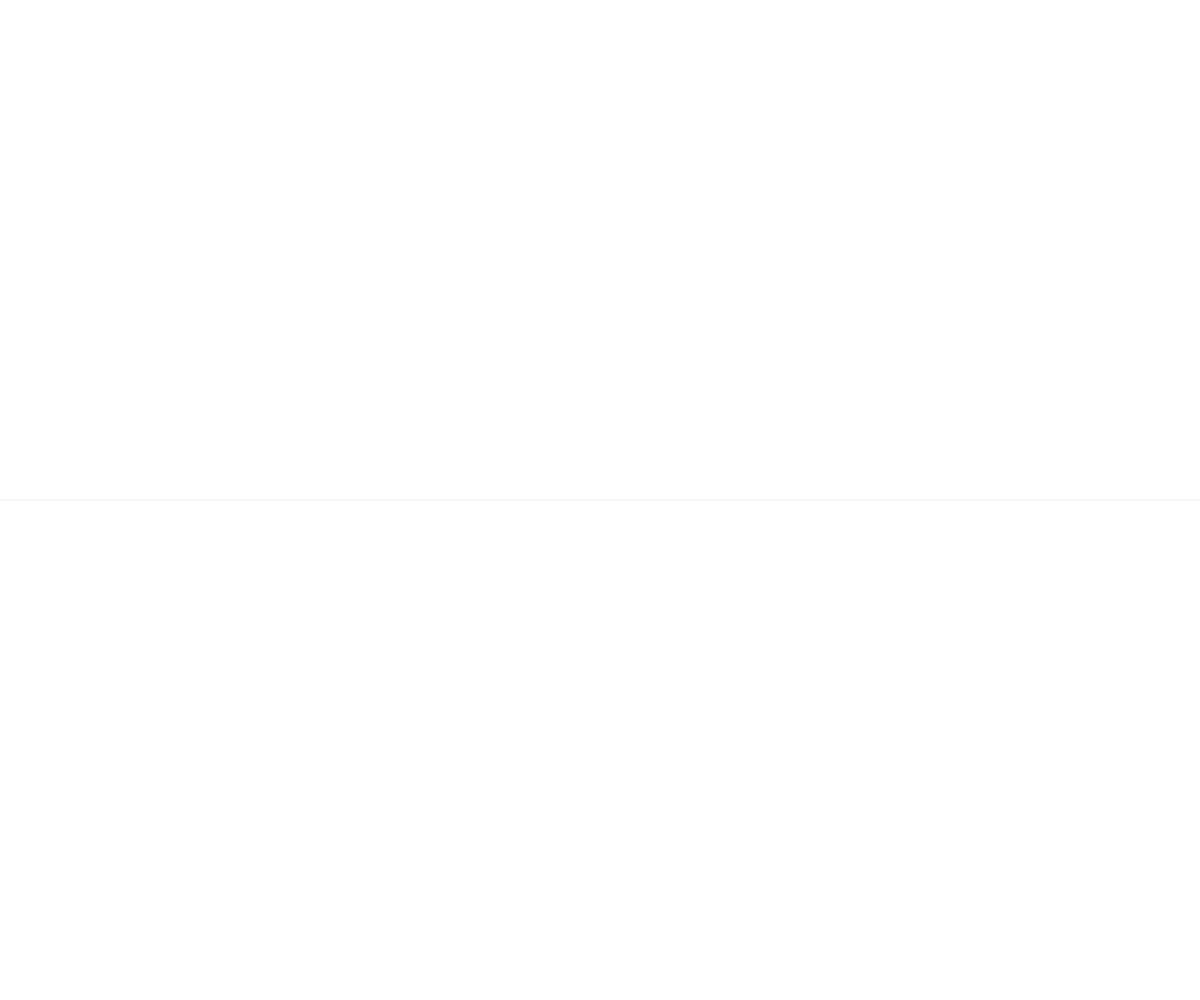
Frame 1 (no input)
Frame 60 (no input): identical to frame 1, image omitted
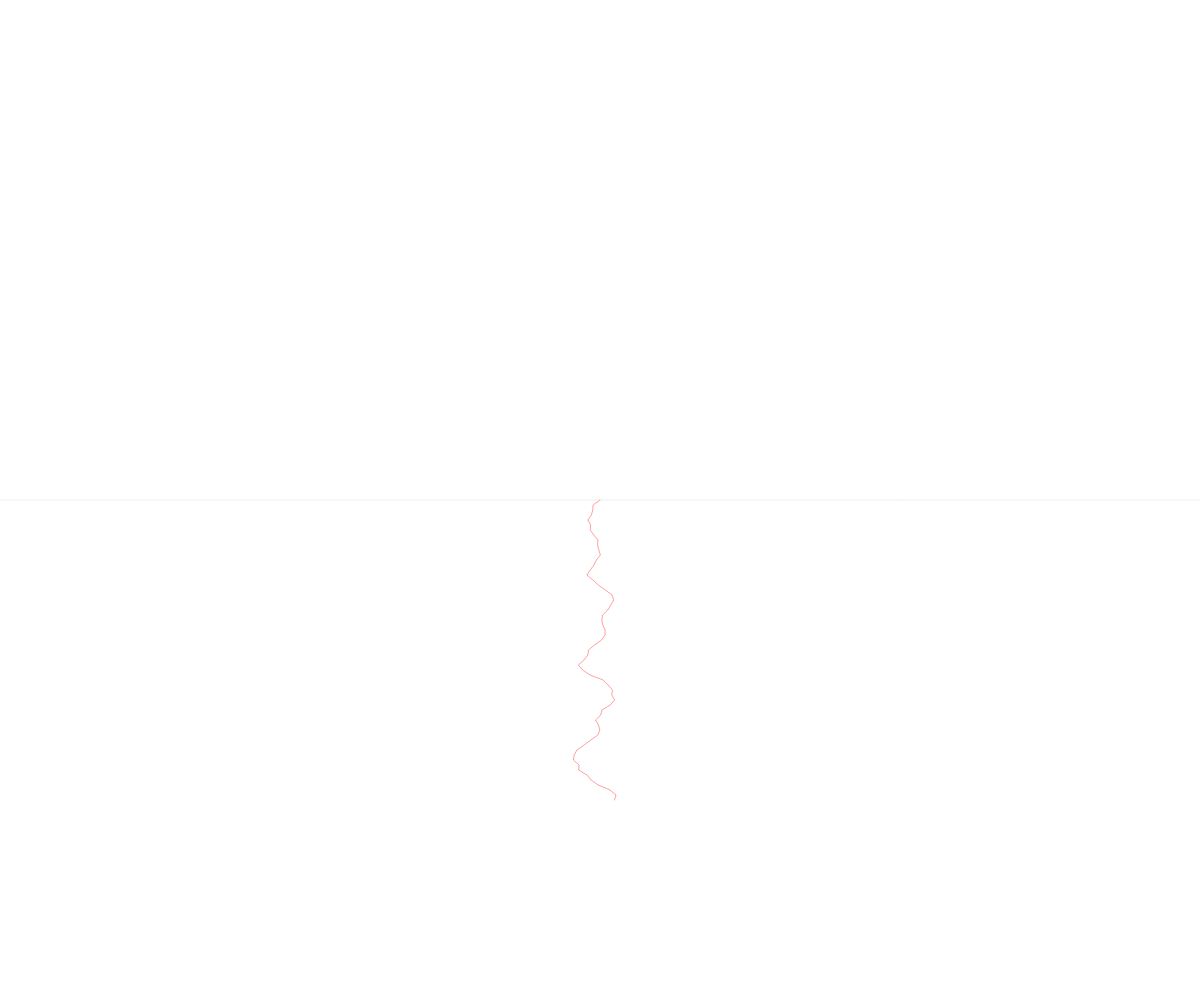
Frame 120 (the mouse pressed at the canvas centre since frame 60)

The p5.js sketch that drew these frames (run headless with seeded random() and noise() and a simulated clock; from frame 60 on, the mouse is pressed at the canvas centre):

// p5.js sketch
// ── sketch.js
// create the ripples array
let ripples = [];

function setup() {
  createCanvas(windowWidth, windowHeight);
}

function windowResized() {
  resizeCanvas(windowWidth, windowHeight);
}

function draw() {
  background(255);
  // top background is white
  fill(200);
  stroke(100);
  strokeWeight(0.1);
  //draw horizontal line in middle of screen that adapt to screen size
  line(0, height / 2, width, height / 2);
  // draw all ripples
  for (let ripple of ripples) {
    ripple.draw();
  }
  // remove dead ripples
  ripples = ripples.filter(ripple => ripple.alive);

}

function mousePressed() {
  let ripple = new Ripple(mouseX, mouseY);
  // add ripple to an array or draw it directly
  ripples.push(ripple);
  print(ripples.length);
}

function mouseDragged() {
  let ripple = new Ripple(mouseX, mouseY);
  ripples.push(ripple);
}
// ── ripple.js
class Ripple {
    constructor(x, y) {
        this.x = x;
        this.y = y;
        this.length = 0;
        this.opacity = 255;
        this.alive = true;
        this.direction = random([-1, 1]);
        this.amplitude = 40;
        this.noiseScale = 0.03;
        this.noiseOffset = random(1000);
        this.points = [];
        this.points.push({x: x, y: y});
    }

    draw() {
        // Grow the line
        this.length = this.length + 5;
        
        // Fade out randomly
        this.opacity = this.opacity - random(0.2, 3);

        // Check if dead
        if (this.opacity <= 0) {
            this.alive = false;
        }
        
        // Add new point with noise
        if (this.y < height / 2) {
            // Top half: horizontal line with vertical noise
            let baseX = this.x + (this.length * this.direction);
            let noiseValue = noise(this.noiseOffset + this.length * this.noiseScale);
            let yOffset = map(noiseValue, 0, 1, -this.amplitude, this.amplitude);
            this.points.push({x: baseX, y: this.y + yOffset});
        } else {
            // Bottom half: vertical line with horizontal noise
            let baseY = this.y + (this.length * this.direction);
            
            // Stop at middle if going up
            if (this.direction === -1 && baseY < height / 2) {
                baseY = height / 2;
            } else {
                let noiseValue = noise(this.noiseOffset + this.length * this.noiseScale);
                let xOffset = map(noiseValue, 0, 1, -this.amplitude, this.amplitude);
                this.points.push({x: this.x + xOffset, y: baseY});
            }
        }
        
        // Draw the wavy line through all points
        stroke(255, 0, 0, this.opacity);
        strokeWeight(0.6);
        noFill();
        
        beginShape();
        for (let i = 0; i < this.points.length; i++) {
            vertex(this.points[i].x, this.points[i].y);
        }
        endShape();
    }
}
